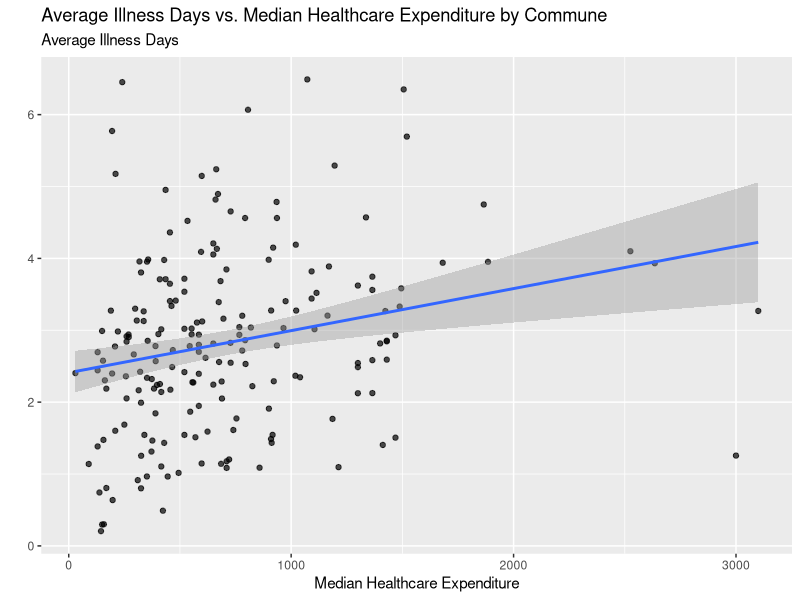
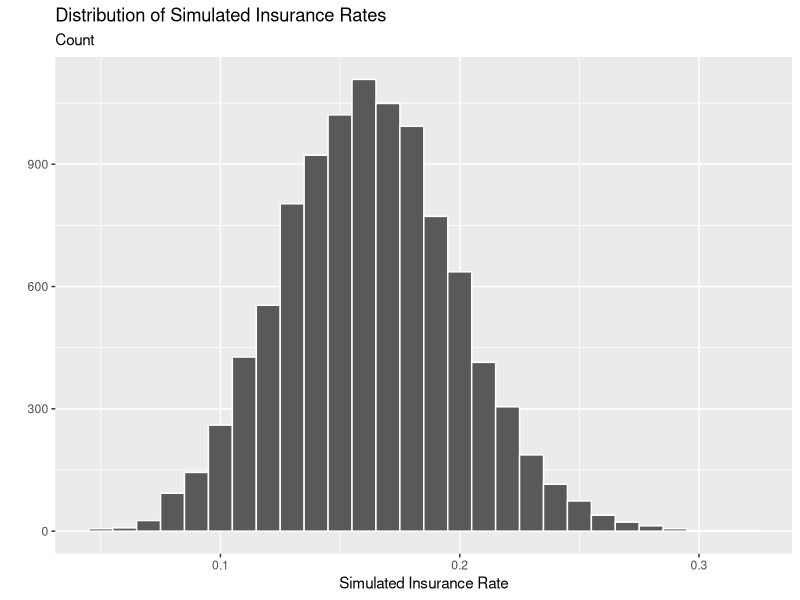
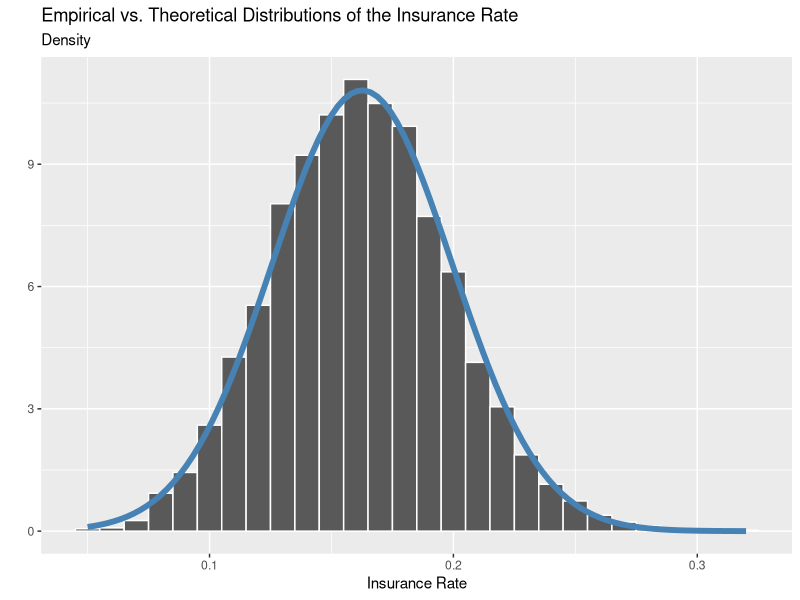

R code for these plots, in order:
## ---- chunk 1
# load libraries

library(tidyverse)
library(knitr)
library(kableExtra)
library(scales)

## ---- chunk 2
# load data

household_data <- read_csv(file = "vietnam_hh.csv")
indiv_data <- read_csv(file = "vietnam_ind.csv")

## ---- chunk 3
# solution for question 2a

clean_indiv_data <- indiv_data |> 
  select(commune, age, educ, illness, injury, illdays, 
         insurance, lnhhexp, respondent_male = sex) |> 
  mutate(household_exp = exp(lnhhexp),
         across(.cols = c(commune, respondent_male,
                          injury),
                .fns = as.factor))
## ---- chunk 4
# solution for question 2b

clean_household_data <- household_data |> 
  select(commune, hhsize, lnhhexp, lnexp12m) |> 
  mutate(household_exp = exp(lnhhexp),
         healthcare_exp = exp(lnexp12m),
         commune = as.factor(commune))

## ---- chunk 5
# solution for question 3

clean_indiv_data |> 
  group_by(commune) |> 
  summarise(mean_illdays = mean(illdays)) |> 
  arrange(desc(mean_illdays)) |> 
  slice_head(n = 10) |> 
  kable()
## ---- chunk 6
# solution for question 4

commune_spending <- function(df, commune_var, spending_var){
  
  spending_summary <- df |>
    group_by({{commune_var}}) |>
    summarise(median_spending = median({{spending_var}}, na.rm = T))
  
  lowest <- spending_summary |>
    slice_min(median_spending, n = 1)

  highest <- spending_summary |>
    slice_max(median_spending, n = 1)
  
  list(lowest = lowest, highest = highest)
}
## ---- chunk 7

results <- commune_spending(df = clean_household_data,
                 commune_var = commune,
                 spending_var = healthcare_exp)

results$highest
results$lowest
## ---- chunk 8
# solution for question 5a

commune_illdays <- clean_indiv_data |> 
  group_by(commune) |> 
  summarise(mean_illdays = mean(illdays, na.rm = T))

commune_healthcare <- clean_household_data |> 
  group_by(commune) |> 
  summarise(med_healthcare_exp = median(healthcare_exp, na.rm = T))

commune_illdays |> 
  left_join(commune_healthcare, by = "commune") |> 
  ggplot(aes(x = med_healthcare_exp,
             y = mean_illdays)) +
  geom_point(alpha = 0.7) +
  geom_smooth(method = "lm") +
  labs(
    title = "Average Illness Days vs. Median Healthcare Expenditure by Commune",
    subtitle = "Average Illness Days",
    x = "Median Healthcare Expenditure",
    y = ""
  ) 
## ---- chunk 9
# solution for question 6

clean_household_data |>
  filter(commune %in% 1:10) |>
  group_by(commune) |>
  summarise(mean_household_dat = mean(household_exp, na.rm = T),
         mean_healthcare_dat = mean(healthcare_exp, na.rm = T)) |>
  kable(col.names = c("Commune Number", 
                      "Mean Household Expenses", 
                      "Mean Healthcare Expenses"),
        caption = "Mean household and healthcare spending 
        for communes 1-10.",
        digits = 2, format.args = list(big.mark = ","))|>
  kable_styling(full_width = F, 
                bootstrap_options = "striped") |>
  row_spec(row = 0, bold = T, align = "c") |>
  kable_classic(full_width = F,
                bootstrap_options = "striped") |> 
  add_header_above(c(" " = 1, "Commune Expenditures" = 2), 
                   bold = TRUE) |> 
  row_spec(row = 0, bold = T, align = "c")


## ---- chunk 10
# solution for question 7a

prop_ins <- clean_indiv_data |> 
  summarise(obs_insurance_rate = mean(insurance, na.rm = TRUE)) |> 
  pull()
## ---- chunk 11
# solution for question 7b

simulate_insurance_sample <- function(sample_size){
   if(!is.numeric(sample_size) |
     length(sample_size) != 1 |
     sample_size <= 0){
     stop("Please provide one positive numeric value for sample_size.")}

  simulated_insurance <- rbinom(n = 1, size = sample_size, p = prop_ins)
  
  return(simulated_insurance/sample_size)
}
## ---- chunk 12
# code to check function works

set.seed(134)
simulate_insurance_sample(100)
## ---- chunk 13
# solution for question 8

set.seed(435)

insurance_sim_results <- map_dbl(.x =  1:10000,
                   .f = ~ simulate_insurance_sample(100))
## ---- chunk 14
# solution for question 9

insurance_sim_results |>
  enframe(value = "insurance_rate") |> 
  ggplot(mapping = aes(x = insurance_rate)) +
  geom_histogram(binwidth = 0.01, color = "white") +
  labs(
    title = "Distribution of Simulated Insurance Rates",
    subtitle = "Count",
    x = "Simulated Insurance Rate",
    y = ""
  )
## ---- chunk 15
# solution for question 10

std_ins <- sqrt(((prop_ins)*(1 - prop_ins))/100)
## ---- chunk 16
# solution for question 10

insurance_sim_results |>
  enframe(value = "insurance_rate") |> 
  ggplot(mapping = aes(x = insurance_rate)) +
  geom_histogram(aes(y = after_stat(density)),
                 binwidth = 0.01, color = "white") +
  stat_function(fun = ~ dnorm(.x, mean = prop_ins, sd = std_ins),
                color = "steelblue", lwd = 2) +
  labs(title = "Empirical vs. Theoretical Distributions of the Insurance Rate",
       subtitle = "Density",
       x = "Insurance Rate",
       y = ""
)
